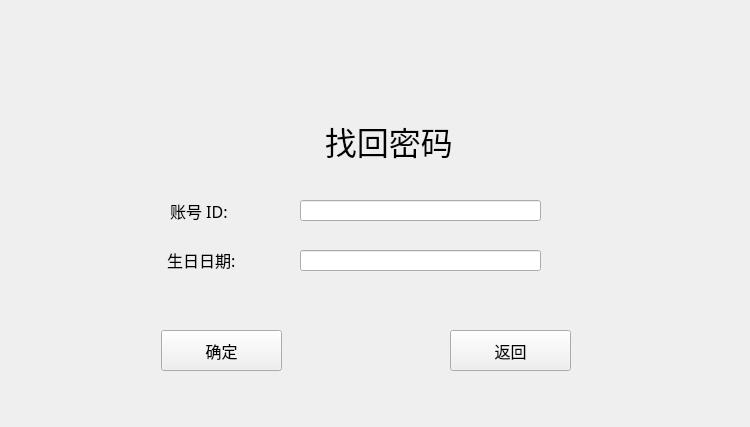
<?xml version="1.0" encoding="UTF-8"?>
<ui version="4.0">
 <class>FindPassword</class>
 <widget class="QWidget" name="FindPassword">
  <property name="geometry">
   <rect>
    <x>0</x>
    <y>0</y>
    <width>750</width>
    <height>427</height>
   </rect>
  </property>
  <property name="windowTitle">
   <string>Form</string>
  </property>
  <widget class="QPushButton" name="confirm">
   <property name="geometry">
    <rect>
     <x>161</x>
     <y>330</y>
     <width>121</width>
     <height>41</height>
    </rect>
   </property>
   <property name="font">
    <font>
     <family>微软雅黑</family>
     <pointsize>12</pointsize>
    </font>
   </property>
   <property name="text">
    <string>确定</string>
   </property>
  </widget>
  <widget class="QPushButton" name="return_2">
   <property name="geometry">
    <rect>
     <x>450</x>
     <y>330</y>
     <width>121</width>
     <height>41</height>
    </rect>
   </property>
   <property name="font">
    <font>
     <family>微软雅黑</family>
     <pointsize>12</pointsize>
    </font>
   </property>
   <property name="text">
    <string>返回</string>
   </property>
  </widget>
  <widget class="QLabel" name="label">
   <property name="geometry">
    <rect>
     <x>167</x>
     <y>250</y>
     <width>91</width>
     <height>20</height>
    </rect>
   </property>
   <property name="font">
    <font>
     <family>微软雅黑</family>
     <pointsize>12</pointsize>
    </font>
   </property>
   <property name="text">
    <string>生日日期:</string>
   </property>
  </widget>
  <widget class="QLineEdit" name="cinbirthday">
   <property name="geometry">
    <rect>
     <x>300</x>
     <y>250</y>
     <width>241</width>
     <height>21</height>
    </rect>
   </property>
  </widget>
  <widget class="QLineEdit" name="cinaccount_id">
   <property name="geometry">
    <rect>
     <x>300</x>
     <y>200</y>
     <width>241</width>
     <height>21</height>
    </rect>
   </property>
   <property name="font">
    <font>
     <family>微软雅黑</family>
     <pointsize>12</pointsize>
    </font>
   </property>
  </widget>
  <widget class="QLabel" name="label_2">
   <property name="geometry">
    <rect>
     <x>170</x>
     <y>200</y>
     <width>121</width>
     <height>21</height>
    </rect>
   </property>
   <property name="font">
    <font>
     <family>微软雅黑</family>
     <pointsize>12</pointsize>
    </font>
   </property>
   <property name="text">
    <string>账号 ID:</string>
   </property>
  </widget>
  <widget class="QLabel" name="label_3">
   <property name="geometry">
    <rect>
     <x>300</x>
     <y>120</y>
     <width>241</width>
     <height>41</height>
    </rect>
   </property>
   <property name="font">
    <font>
     <family>Papyrus</family>
     <pointsize>24</pointsize>
    </font>
   </property>
   <property name="text">
    <string>   找回密码</string>
   </property>
  </widget>
 </widget>
 <resources/>
 <connections/>
</ui>
